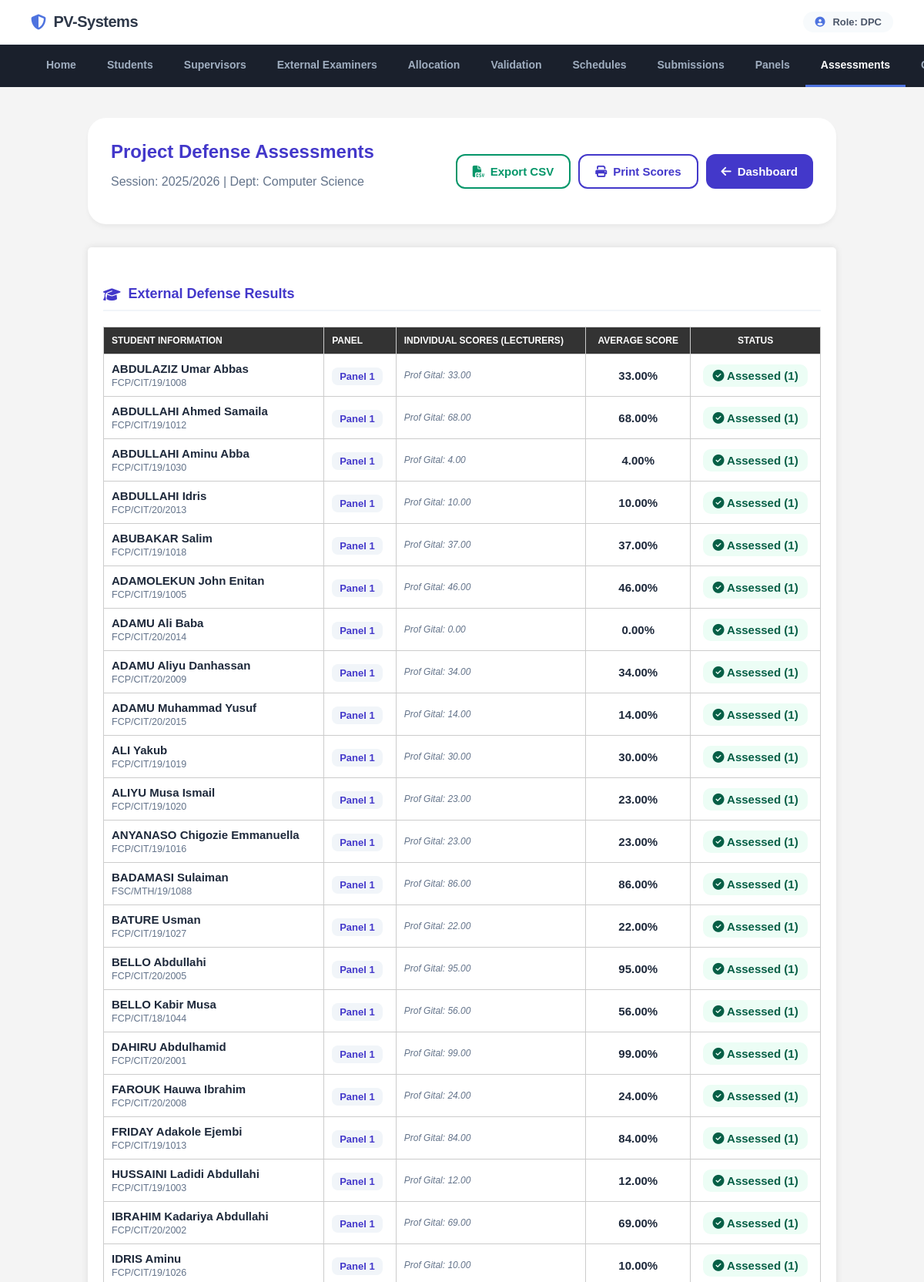
The app's page /department_project_coordinator/dpc_view_assessments.php (signed in, upper part) with its own data.
### tables this page shows
CREATE TABLE `users` (
  `id` int(11) NOT NULL,
  `username` varchar(50) NOT NULL,
  `password` varchar(255) NOT NULL,
  `role` enum('stu','dpc','fpc','sup','ext') NOT NULL,
  `name` varchar(100) DEFAULT NULL,
  `email` varchar(100) DEFAULT NULL,
  `faculty_id` int(11) NOT NULL,
  `department` varchar(100) DEFAULT NULL,
  `is_active` tinyint(1) DEFAULT 1,
  `first_login` datetime DEFAULT NULL,
  `password_changed` varchar(50) DEFAULT NULL,
  `session` varchar(255) DEFAULT NULL,
  `created_at` timestamp NOT NULL DEFAULT current_timestamp() ON UPDATE current_timestamp()
);

CREATE TABLE `departments` (
  `id` int(11) NOT NULL,
  `faculty_id` int(11) NOT NULL,
  `department_name` varchar(100) NOT NULL,
  `project_guideline` varchar(255) DEFAULT NULL,
  `num_chapters` int(11) DEFAULT 5
);

CREATE TABLE `students` (
  `id` int(11) NOT NULL,
  `reg_no` varchar(50) NOT NULL,
  `name` varchar(100) NOT NULL,
  `phone` varchar(50) NOT NULL,
  `email` varchar(60) NOT NULL,
  `faculty_id` int(11) NOT NULL,
  `department` int(11) NOT NULL,
  `first_login` tinyint(1) DEFAULT 1
);

### includes/db.php (called while the page is built)
<?php
$my_host = 'localhost';
$my_dbname = 'my_project_topics2';
$my_username = 'root';
$my_password = '';
try {
    $conn = new PDO("mysql:host=$my_host;dbname=$my_dbname", $my_username, $my_password);
    $conn->setAttribute(PDO::ATTR_ERRMODE, PDO::ERRMODE_EXCEPTION);
    $conn->setAttribute(PDO::ATTR_DEFAULT_FETCH_MODE, PDO::FETCH_ASSOC);
} catch (PDOException $e_mysql) {
    error_log("Primary MySQL Connection failed: " . $e_mysql->getMessage());
    try {
        $fallback_dbname = 'fcetpoti_projectval';
        $fallback_username = 'fcetpoti_projectval';
        $fallback_password = 'Othmaan100!!!';
        $conn = new PDO("mysql:host=$my_host;dbname=$fallback_dbname", $fallback_username, $fallback_password);
        $conn->setAttribute(PDO::ATTR_ERRMODE, PDO::ERRMODE_EXCEPTION);
        $conn->setAttribute(PDO::ATTR_DEFAULT_FETCH_MODE, PDO::FETCH_ASSOC);
    } catch (PDOException $e_fallback) {
        error_log("Fallback MySQL Connection failed: " . $e_fallback->getMessage());
        die("Database connection failed. Please contact administrator.");
    }
}
try {
    $settings_stmt = $conn->query("SELECT setting_key, setting_value FROM system_settings");
    $system_settings = [];
    while ($row = $settings_stmt->fetch(PDO::FETCH_ASSOC)) {
        $system_settings[$row['setting_key']] = $row['setting_value'];
    }
    $current_session = $system_settings['current_session'] ?? date('Y') . '/' . (date('Y') + 1);
} catch (Exception $e) {
    $current_session = date('Y') . '/' . (date('Y') + 1);
}
?>

### department_project_coordinator/dpc_view_assessments.php (the view, shortened to what this page needs)
<?php
include_once __DIR__ . '/../includes/db.php';
$dpc_id = $_SESSION['user_id'];
$stmt = $conn->prepare("SELECT u.department as dept_id, d.department_name FROM users u JOIN departments d ON u.department = d.id WHERE u.id = ?");
$stmt->execute([$dpc_id]);
$dpc_info = $stmt->fetch(PDO::FETCH_ASSOC);
$dept_id = $dpc_info['dept_id'];
$dept_name = $dpc_info['department_name'];
$active_session = $current_session;
$query = "
    SELECT
        s.id as student_id,
        s.name as student_name,
        s.reg_no,
        dp.panel_name,
        dp.panel_type,
        GROUP_CONCAT(CONCAT(u.name, ': ', ds.score) SEPARATOR ' | ') as individual_scores,
        AVG(ds.score) as average_score,
        COUNT(ds.score) as score_count
    FROM students s
    JOIN student_panel_assignments spa ON s.id = spa.student_id
    JOIN defense_panels dp ON spa.panel_id = dp.id
    LEFT JOIN defense_scores ds ON s.id = ds.student_id AND ds.panel_id = dp.id
    LEFT JOIN users u ON ds.supervisor_id = u.id
    WHERE s.department = ? AND spa.academic_session = ?
    GROUP BY s.id, dp.id, dp.panel_type
    ORDER BY FIELD(dp.panel_type, 'proposal', 'internal', 'external'), dp.panel_name, s.name
";
$stmt = $conn->prepare($query);
$stmt->execute([$dept_id, $active_session]);
$assessments = $stmt->fetchAll(PDO::FETCH_ASSOC);
?>
<!DOCTYPE html>
<html lang="en">
<head>
    <link rel="stylesheet" href="https://cdnjs.cloudflare.com/ajax/libs/font-awesome/6.4.0/css/all.min.css">
</head>
<body>
    <?php include_once __DIR__ . '/../includes/header.php'; ?>
    <div class="container">
        <div class="header">
            <div>
                <h1>Project Defense Assessments</h1>
                <p style="color: var(--text-muted);">Session: <?= $active_session ?> | Dept: <?= htmlspecialchars($dept_name) ?></p>
            </div>
            <div style="display: flex; gap: 10px;">
                <a href="?export=csv" class="btn btn-outline" style="border-color: var(--success); color: var(--success);"><i class="fas fa-file-csv"></i> Export CSV</a>
                <a href="dpc_print_assessments.php" target="_blank" class="btn btn-outline"><i class="fas fa-print"></i> Print Scores</a>
                <a href="index.php" class="btn btn-primary"><i class="fas fa-arrow-left"></i> Dashboard</a>
            </div>
        </div>
        <div class="card">
            <?php if (count($assessments) > 0):
                $grouped_assessments = [
                    'proposal' => [],
                    'internal' => [],
                    'external' => []
                ];
                foreach ($assessments as $as) {
                    $grouped_assessments[$as['panel_type']][] = $as;
                }
                $stages = [
                    'proposal' => 'Project Proposal Defense',
                    'internal' => 'Internal Defense',
                    'external' => 'External Defense'
                ];
                foreach ($stages as $type => $label):
                    if (!empty($grouped_assessments[$type])):
            ?>
                <h3 style="font-size: 18px; margin-top: 30px; margin-bottom: 20px; padding-bottom: 10px; border-bottom: 2px solid #f1f5f9; color: var(--primary); display: flex; align-items: center; gap: 10px;">
                    <i class="fas fa-graduation-cap"></i> <?= $label ?> Results
                </h3>
                <table style="margin-bottom: 40px;">
                    <thead>
                        <tr>
                            <th>Student Information</th>
                            <th>Panel</th>
                            <th>Individual Scores (Lecturers)</th>
                            <th style="text-align: center;">Average Score</th>
                            <th style="text-align: center;">Status</th>
                        </tr>
                    </thead>
                    <tbody>
                        <?php foreach ($grouped_assessments[$type] as $as): ?>
                            <tr>
                                <td data-label="Student Information">
                                    <strong><?= htmlspecialchars($as['student_name']) ?></strong><br>
                                    <small style="color: var(--text-muted);"><?= htmlspecialchars($as['reg_no']) ?></small>
                                </td>
                                <td data-label="Panel"><span class="panel-badge"><?= htmlspecialchars($as['panel_name']) ?></span></td>
                                <td data-label="Individual Scores">
                                    <div class="individual-scores">
                                        <?= $as['individual_scores'] ?: 'No scores yet' ?>
                                    </div>
                                </td>
                                <td data-label="Average Score" style="text-align: center;">
                                    <strong><?= $as['average_score'] !== null ? number_format($as['average_score'], 2) . '%' : '--' ?></strong>
                                </td>
                                <td data-label="Status" style="text-align: center;">
                                    <?php if ($as['score_count'] > 0): ?>
                                        <span class="score-badge score-good">
                                            <i class="fas fa-check-circle"></i> Assessed (<?= $as['score_count'] ?>)
                                        </span>
                                    <?php else: ?>
                                        <span class="score-badge score-none">
                                            <i class="fas fa-clock"></i> Pending
                                        </span>
                                    <?php endif; ?>
                                </td>
                            </tr>
                        <?php endforeach; ?>
                    </tbody>
                </table>
            <?php
                    endif;
                endforeach;
            endif; ?>
        </div>
    </div>
</body>
</html>

### assets/css/styles.css (style rules this page uses)
body { font-family: Arial, sans-serif; margin: 0; padding: 0; background-color: #f4f4f4; display: flex; flex-direction: column; min-height: 100vh; }
.container { width: 90%; max-width: 1200px; margin: 0 auto; padding: 20px; flex: 1; }
table { width: 100%; border-collapse: collapse; margin-top: 20px; }
table th, table td { padding: 10px; border: 1px solid #ccc; text-align: left; }
table th { background-color: #333; color: #fff; }
.card { background-color: #fff; padding: 20px; border-radius: 5px; box-shadow: 0 0 10px rgba(0, 0, 0, 0.1); flex: 1 1 calc(33.333% - 40px); text-align: center; }

### department_project_coordinator/dpc_view_assessments.php (style rules this page uses)
:root { --primary: #4338ca; --primary-light: #6366f1; --success: #059669; --danger: #dc2626; --bg-body: #f1f5f9; --card-bg: #ffffff; --text-main: #1e293b; --text-muted: #64748b; }
body { font-family: 'Outfit', sans-serif; background-color: var(--bg-body); color: var(--text-main); margin: 0; padding: 0; }
.container { max-width: 1200px; margin: 10px auto 40px auto; padding: 0 20px; }
.header { background: white; padding: 30px; border-radius: 24px; box-shadow: 0 4px 6px -1px rgba(0,0,0,0.05); margin-bottom: 30px; display: flex; justify-content: space-between; align-items: center; }
.header h1 { font-size: 24px; font-weight: 700; color: var(--primary); margin: 0; }
.card { background: white; padding: 30px; border-radius: 24px; box-shadow: 0 10px 25px rgba(0,0,0,0.05); }
.btn { padding: 12px 20px; border: none; border-radius: 12px; font-family: inherit; font-size: 15px; font-weight: 700; cursor: pointer; transition: 0.3s; display: inline-flex; align-items: center; gap: 8px; text-decoration: none; }
.btn-primary { background: var(--primary); color: white; }
.btn-outline { background: transparent; border: 2px solid var(--primary); color: var(--primary); }
table { width: 100%; border-collapse: collapse; margin-top: 20px; }
th { text-align: left; padding: 15px; font-size: 12px; color: var(--text-muted); text-transform: uppercase; border-bottom: 2px solid #f1f5f9; }
td { padding: 15px; border-bottom: 1px solid #f1f5f9; font-size: 15px; vertical-align: middle; }
.panel-badge { background: #f1f5f9; padding: 4px 10px; border-radius: 8px; font-size: 13px; font-weight: 600; color: var(--primary); }
.score-badge { display: inline-block; padding: 6px 12px; border-radius: 10px; font-weight: 700; }
.score-good { background: #ecfdf5; color: #065f46; }
.individual-scores { font-size: 12px; color: var(--text-muted); font-style: italic; }

### records on screen
users: departments.department_name "Computer Science"
students: name "ABDULAZIZ Umar Abbas", reg_no "FCP/CIT/19/1008", panel_name "Panel 1", individual_scores "Prof Gital: 33.00", average_score "33.00", score_count "1"
students: name "ABDULLAHI Ahmed Samaila", reg_no "FCP/CIT/19/1012", panel_name "Panel 1", individual_scores "Prof Gital: 68.00", average_score "68.00", score_count "1"
students: name "ABDULLAHI Aminu Abba", reg_no "FCP/CIT/19/1030", panel_name "Panel 1", individual_scores "Prof Gital: 4.00", average_score "4.00", score_count "1"
students: name "ABDULLAHI Idris", reg_no "FCP/CIT/20/2013", panel_name "Panel 1", individual_scores "Prof Gital: 10.00", average_score "10.00", score_count "1"
students: name "ABUBAKAR Salim", reg_no "FCP/CIT/19/1018", panel_name "Panel 1", individual_scores "Prof Gital: 37.00", average_score "37.00", score_count "1"
students: name "ADAMOLEKUN John Enitan", reg_no "FCP/CIT/19/1005", panel_name "Panel 1", individual_scores "Prof Gital: 46.00", average_score "46.00", score_count "1"
students: name "ADAMU Ali Baba", reg_no "FCP/CIT/20/2014", panel_name "Panel 1", individual_scores "Prof Gital: 0.00", average_score "0.00", score_count "1"
students: name "ADAMU Aliyu Danhassan", reg_no "FCP/CIT/20/2009", panel_name "Panel 1", individual_scores "Prof Gital: 34.00", average_score "34.00", score_count "1"
students: name "ADAMU Muhammad Yusuf", reg_no "FCP/CIT/20/2015", panel_name "Panel 1", individual_scores "Prof Gital: 14.00", average_score "14.00", score_count "1"
students: name "ALI Yakub", reg_no "FCP/CIT/19/1019", panel_name "Panel 1", individual_scores "Prof Gital: 30.00", average_score "30.00", score_count "1"
students: name "ALIYU Musa Ismail", reg_no "FCP/CIT/19/1020", panel_name "Panel 1", individual_scores "Prof Gital: 23.00", average_score "23.00", score_count "1"
students: name "ANYANASO Chigozie Emmanuella", reg_no "FCP/CIT/19/1016", panel_name "Panel 1", individual_scores "Prof Gital: 23.00", average_score "23.00", score_count "1"
students: name "BADAMASI Sulaiman", reg_no "FSC/MTH/19/1088", panel_name "Panel 1", individual_scores "Prof Gital: 86.00", average_score "86.00", score_count "1"
students: name "BATURE Usman", reg_no "FCP/CIT/19/1027", panel_name "Panel 1", individual_scores "Prof Gital: 22.00", average_score "22.00", score_count "1"
students: name "BELLO Abdullahi", reg_no "FCP/CIT/20/2005", panel_name "Panel 1", individual_scores "Prof Gital: 95.00", average_score "95.00", score_count "1"
students: name "BELLO Kabir Musa", reg_no "FCP/CIT/18/1044", panel_name "Panel 1", individual_scores "Prof Gital: 56.00", average_score "56.00", score_count "1"
students: name "DAHIRU Abdulhamid", reg_no "FCP/CIT/20/2001", panel_name "Panel 1", individual_scores "Prof Gital: 99.00", average_score "99.00", score_count "1"
students: name "FAROUK Hauwa Ibrahim", reg_no "FCP/CIT/20/2008", panel_name "Panel 1", individual_scores "Prof Gital: 24.00", average_score "24.00", score_count "1"
students: name "FRIDAY Adakole Ejembi", reg_no "FCP/CIT/19/1013", panel_name "Panel 1", individual_scores "Prof Gital: 84.00", average_score "84.00", score_count "1"
students: name "HUSSAINI Ladidi Abdullahi", reg_no "FCP/CIT/19/1003", panel_name "Panel 1", individual_scores "Prof Gital: 12.00", average_score "12.00", score_count "1"
students: name "IBRAHIM Kadariya Abdullahi", reg_no "FCP/CIT/20/2002", panel_name "Panel 1", individual_scores "Prof Gital: 69.00", average_score "69.00", score_count "1"
students: name "IDRIS Aminu", reg_no "FCP/CIT/19/1026", panel_name "Panel 1", individual_scores "Prof Gital: 10.00", average_score "10.00", score_count "1"

### other values on screen
$_SESSION['role'] "DPC"
$active_session "2025/2026"
$label "External Defense"
